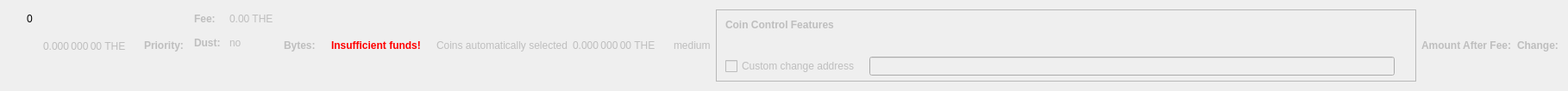
    <widget class="QWidget" name="dummyHideWidget" native="true">
     <property name="maximumSize">
      <size>
       <width>100</width>
       <height>22</height>
      </size>
     </property>
     <layout class="QHBoxLayout" name="dummyHideLayout">
      <item>
       <layout class="QFormLayout" name="formLayoutCoinControl1">
        <property name="horizontalSpacing">
         <number>10</number>
        </property>
        <property name="verticalSpacing">
         <number>14</number>
        </property>
        <property name="leftMargin">
         <number>10</number>
        </property>
        <property name="topMargin">
         <number>4</number>
        </property>
        <property name="rightMargin">
         <number>6</number>
        </property>
        <item row="0" column="1">
         <widget class="QLabel" name="labelCoinControlBytes">
          <property name="cursor">
           <cursorShape>IBeamCursor</cursorShape>
          </property>
          <property name="contextMenuPolicy">
           <enum>Qt::ActionsContextMenu</enum>
          </property>
          <property name="text">
           <string notr="true">0</string>
          </property>
          <property name="textInteractionFlags">
           <set>Qt::LinksAccessibleByMouse|Qt::TextSelectableByKeyboard|Qt::TextSelectableByMouse</set>
          </property>
         </widget>
        </item>
       </layout>
      </item>
      <item>
       <widget class="QLabel" name="labelCoinControlAfterFee">
        <property name="enabled">
         <bool>false</bool>
        </property>
        <property name="sizePolicy">
         <sizepolicy hsizetype="Fixed" vsizetype="Fixed">
          <horstretch>0</horstretch>
          <verstretch>0</verstretch>
         </sizepolicy>
        </property>
        <property name="minimumSize">
         <size>
          <width>111</width>
          <height>12</height>
         </size>
        </property>
        <property name="maximumSize">
         <size>
          <width>111</width>
          <height>12</height>
         </size>
        </property>
        <property name="cursor">
         <cursorShape>IBeamCursor</cursorShape>
        </property>
        <property name="contextMenuPolicy">
         <enum>Qt::ActionsContextMenu</enum>
        </property>
        <property name="text">
         <string notr="true">0.000 000 00 THE</string>
        </property>
        <property name="textInteractionFlags">
         <set>Qt::LinksAccessibleByMouse|Qt::TextSelectableByKeyboard|Qt::TextSelectableByMouse</set>
        </property>
       </widget>
      </item>
      <item>
       <widget class="QLabel" name="labelCoinControlPriorityText">
        <property name="enabled">
         <bool>false</bool>
        </property>
        <property name="font">
         <font>
          <weight>75</weight>
          <bold>true</bold>
         </font>
        </property>
        <property name="text">
         <string>Priority:</string>
        </property>
       </widget>
      </item>
      <item>
       <layout class="QHBoxLayout" name="horizontalLayout"/>
      </item>
      <item>
       <layout class="QFormLayout" name="formLayoutCoinControl3">
        <property name="horizontalSpacing">
         <number>10</number>
        </property>
        <property name="verticalSpacing">
         <number>14</number>
        </property>
        <property name="leftMargin">
         <number>6</number>
        </property>
        <property name="topMargin">
         <number>4</number>
        </property>
        <property name="rightMargin">
         <number>6</number>
        </property>
        <item row="0" column="0">
         <widget class="QLabel" name="labelCoinControlFeeText">
          <property name="enabled">
           <bool>false</bool>
          </property>
          <property name="font">
           <font>
            <weight>75</weight>
            <bold>true</bold>
           </font>
          </property>
          <property name="text">
           <string>Fee:</string>
          </property>
          <property name="margin">
           <number>0</number>
          </property>
         </widget>
        </item>
        <item row="0" column="1">
         <widget class="QLabel" name="labelCoinControlFee">
          <property name="enabled">
           <bool>false</bool>
          </property>
          <property name="cursor">
           <cursorShape>IBeamCursor</cursorShape>
          </property>
          <property name="contextMenuPolicy">
           <enum>Qt::ActionsContextMenu</enum>
          </property>
          <property name="text">
           <string notr="true">0.00 THE</string>
          </property>
          <property name="textInteractionFlags">
           <set>Qt::LinksAccessibleByMouse|Qt::TextSelectableByKeyboard|Qt::TextSelectableByMouse</set>
          </property>
         </widget>
        </item>
        <item row="1" column="0">
         <widget class="QLabel" name="labelCoinControlLowOutputText">
          <property name="enabled">
           <bool>false</bool>
          </property>
          <property name="font">
           <font>
            <weight>75</weight>
            <bold>true</bold>
           </font>
          </property>
          <property name="text">
           <string>Dust:</string>
          </property>
         </widget>
        </item>
        <item row="1" column="1">
         <widget class="QLabel" name="labelCoinControlLowOutput">
          <property name="enabled">
           <bool>false</bool>
          </property>
          <property name="cursor">
           <cursorShape>IBeamCursor</cursorShape>
          </property>
          <property name="contextMenuPolicy">
           <enum>Qt::ActionsContextMenu</enum>
          </property>
          <property name="text">
           <string>no</string>
          </property>
          <property name="textInteractionFlags">
           <set>Qt::LinksAccessibleByMouse|Qt::TextSelectableByKeyboard|Qt::TextSelectableByMouse</set>
          </property>
         </widget>
        </item>
       </layout>
      </item>
      <item>
       <widget class="QLabel" name="labelCoinControlBytesText">
        <property name="enabled">
         <bool>false</bool>
        </property>
        <property name="font">
         <font>
          <weight>75</weight>
          <bold>true</bold>
         </font>
        </property>
        <property name="text">
         <string>Bytes:</string>
        </property>
       </widget>
      </item>
      <item>
       <layout class="QFormLayout" name="formLayoutCoinControl2">
        <property name="horizontalSpacing">
         <number>10</number>
        </property>
        <property name="verticalSpacing">
         <number>14</number>
        </property>
        <property name="leftMargin">
         <number>6</number>
        </property>
        <property name="topMargin">
         <number>4</number>
        </property>
        <property name="rightMargin">
         <number>6</number>
        </property>
       </layout>
      </item>
      <item>
       <layout class="QHBoxLayout" name="horizontalLayoutCoinControl2">
        <property name="spacing">
         <number>8</number>
        </property>
        <property name="bottomMargin">
         <number>10</number>
        </property>
       </layout>
      </item>
      <item>
       <widget class="QLabel" name="labelCoinControlInsuffFunds">
        <property name="enabled">
         <bool>false</bool>
        </property>
        <property name="minimumSize">
         <size>
          <width>0</width>
          <height>0</height>
         </size>
        </property>
        <property name="font">
         <font>
          <weight>75</weight>
          <bold>true</bold>
         </font>
        </property>
        <property name="styleSheet">
         <string notr="true">color:red;font-weight:bold;</string>
        </property>
        <property name="text">
         <string>Insufficient funds!</string>
        </property>
        <property name="margin">
         <number>5</number>
        </property>
       </widget>
      </item>
      <item>
       <layout class="QFormLayout" name="formLayoutCoinControl4">
        <property name="horizontalSpacing">
         <number>10</number>
        </property>
        <property name="verticalSpacing">
         <number>14</number>
        </property>
        <property name="leftMargin">
         <number>6</number>
        </property>
        <property name="topMargin">
         <number>4</number>
        </property>
        <property name="rightMargin">
         <number>6</number>
        </property>
       </layout>
      </item>
      <item>
       <widget class="QLabel" name="labelCoinControlAutomaticallySelected">
        <property name="enabled">
         <bool>false</bool>
        </property>
        <property name="sizePolicy">
         <sizepolicy hsizetype="Fixed" vsizetype="Fixed">
          <horstretch>0</horstretch>
          <verstretch>0</verstretch>
         </sizepolicy>
        </property>
        <property name="minimumSize">
         <size>
          <width>0</width>
          <height>0</height>
         </size>
        </property>
        <property name="maximumSize">
         <size>
          <width>240</width>
          <height>16777215</height>
         </size>
        </property>
        <property name="text">
         <string>Coins automatically selected</string>
        </property>
        <property name="margin">
         <number>5</number>
        </property>
       </widget>
      </item>
      <item>
       <widget class="QLabel" name="labelCoinControlChange">
        <property name="enabled">
         <bool>false</bool>
        </property>
        <property name="sizePolicy">
         <sizepolicy hsizetype="Fixed" vsizetype="Fixed">
          <horstretch>0</horstretch>
          <verstretch>0</verstretch>
         </sizepolicy>
        </property>
        <property name="minimumSize">
         <size>
          <width>111</width>
          <height>0</height>
         </size>
        </property>
        <property name="maximumSize">
         <size>
          <width>111</width>
          <height>16777215</height>
         </size>
        </property>
        <property name="cursor">
         <cursorShape>IBeamCursor</cursorShape>
        </property>
        <property name="contextMenuPolicy">
         <enum>Qt::ActionsContextMenu</enum>
        </property>
        <property name="text">
         <string notr="true">0.000 000 00 THE</string>
        </property>
        <property name="textInteractionFlags">
         <set>Qt::LinksAccessibleByMouse|Qt::TextSelectableByKeyboard|Qt::TextSelectableByMouse</set>
        </property>
       </widget>
      </item>
      <item>
       <widget class="QLabel" name="labelCoinControlPriority">
        <property name="enabled">
         <bool>false</bool>
        </property>
        <property name="cursor">
         <cursorShape>IBeamCursor</cursorShape>
        </property>
        <property name="contextMenuPolicy">
         <enum>Qt::ActionsContextMenu</enum>
        </property>
        <property name="text">
         <string>medium</string>
        </property>
        <property name="textInteractionFlags">
         <set>Qt::LinksAccessibleByMouse|Qt::TextSelectableByKeyboard|Qt::TextSelectableByMouse</set>
        </property>
       </widget>
      </item>
      <item>
       <widget class="QFrame" name="frameCoinControl">
        <property name="sizePolicy">
         <sizepolicy hsizetype="Expanding" vsizetype="Expanding">
          <horstretch>0</horstretch>
          <verstretch>0</verstretch>
         </sizepolicy>
        </property>
        <property name="maximumSize">
         <size>
          <width>16777215</width>
          <height>16777215</height>
         </size>
        </property>
        <property name="frameShape">
         <enum>QFrame::StyledPanel</enum>
        </property>
        <property name="frameShadow">
         <enum>QFrame::Sunken</enum>
        </property>
        <layout class="QVBoxLayout" name="verticalLayoutCoinControl2_2">
         <property name="spacing">
          <number>0</number>
         </property>
         <property name="leftMargin">
          <number>0</number>
         </property>
         <property name="topMargin">
          <number>0</number>
         </property>
         <property name="rightMargin">
          <number>0</number>
         </property>
         <property name="bottomMargin">
          <number>6</number>
         </property>
         <item>
          <layout class="QVBoxLayout" name="verticalLayoutCoinControl" stretch="0,0,0,1">
           <property name="spacing">
            <number>0</number>
           </property>
           <property name="leftMargin">
            <number>10</number>
           </property>
           <property name="topMargin">
            <number>10</number>
           </property>
           <item>
            <layout class="QHBoxLayout" name="horizontalLayoutCoinControl1">
             <property name="bottomMargin">
              <number>15</number>
             </property>
             <item>
              <widget class="QLabel" name="labelCoinControlFeatures">
               <property name="enabled">
                <bool>false</bool>
               </property>
               <property name="sizePolicy">
                <sizepolicy hsizetype="Preferred" vsizetype="Maximum">
                 <horstretch>0</horstretch>
                 <verstretch>0</verstretch>
                </sizepolicy>
               </property>
               <property name="font">
                <font>
                 <weight>75</weight>
                 <bold>true</bold>
                </font>
               </property>
               <property name="styleSheet">
                <string notr="true">font-weight:bold;</string>
               </property>
               <property name="text">
                <string>Coin Control Features</string>
               </property>
              </widget>
             </item>
            </layout>
           </item>
           <item>
            <widget class="QWidget" name="widgetCoinControl" native="true">
             <property name="sizePolicy">
              <sizepolicy hsizetype="Preferred" vsizetype="Preferred">
               <horstretch>0</horstretch>
               <verstretch>0</verstretch>
              </sizepolicy>
             </property>
             <property name="minimumSize">
              <size>
               <width>0</width>
               <height>0</height>
              </size>
             </property>
             <property name="styleSheet">
              <string notr="true"/>
             </property>
             <layout class="QHBoxLayout" name="horizontalLayoutCoinControl5_2">
              <property name="leftMargin">
               <number>0</number>
              </property>
              <property name="topMargin">
               <number>0</number>
              </property>
              <property name="rightMargin">
               <number>0</number>
              </property>
              <property name="bottomMargin">
               <number>0</number>
              </property>
              <item>
               <layout class="QHBoxLayout" name="horizontalLayoutCoinControl3">
                <property name="spacing">
                 <number>20</number>
                </property>
                <property name="topMargin">
                 <number>0</number>
                </property>
                <property name="bottomMargin">
                 <number>10</number>
                </property>
               </layout>
              </item>
             </layout>
            </widget>
           </item>
           <item>
            <layout class="QHBoxLayout" name="horizontalLayoutCoinControl4" stretch="0,0,0">
             <property name="spacing">
              <number>12</number>
             </property>
             <property name="sizeConstraint">
              <enum>QLayout::SetDefaultConstraint</enum>
             </property>
             <property name="topMargin">
              <number>5</number>
             </property>
             <property name="rightMargin">
              <number>5</number>
             </property>
             <item>
              <widget class="QCheckBox" name="checkBoxCoinControlChange">
               <property name="enabled">
                <bool>false</bool>
               </property>
               <property name="toolTip">
                <string>If this is activated, but the change address is empty or invalid, change will be sent to a newly generated address.</string>
               </property>
               <property name="text">
                <string>Custom change address</string>
               </property>
              </widget>
             </item>
             <item>
              <widget class="QValidatedLineEdit" name="lineEditCoinControlChange">
               <property name="enabled">
                <bool>false</bool>
               </property>
               <property name="sizePolicy">
                <sizepolicy hsizetype="Expanding" vsizetype="Fixed">
                 <horstretch>0</horstretch>
                 <verstretch>0</verstretch>
                </sizepolicy>
               </property>
              </widget>
             </item>
             <item>
              <widget class="QLabel" name="labelCoinControlChangeLabel_2">
               <property name="sizePolicy">
                <sizepolicy hsizetype="Preferred" vsizetype="Expanding">
                 <horstretch>0</horstretch>
                 <verstretch>0</verstretch>
                </sizepolicy>
               </property>
               <property name="minimumSize">
                <size>
                 <width>0</width>
                 <height>0</height>
                </size>
               </property>
               <property name="text">
                <string/>
               </property>
               <property name="margin">
                <number>3</number>
               </property>
              </widget>
             </item>
            </layout>
           </item>
           <item>
            <spacer name="verticalSpacerCoinControl">
             <property name="orientation">
              <enum>Qt::Vertical</enum>
             </property>
             <property name="sizeHint" stdset="0">
              <size>
               <width>800</width>
               <height>1</height>
              </size>
             </property>
            </spacer>
           </item>
          </layout>
         </item>
        </layout>
       </widget>
      </item>
      <item>
       <widget class="QLabel" name="labelCoinControlAfterFeeText">
        <property name="enabled">
         <bool>false</bool>
        </property>
        <property name="minimumSize">
         <size>
          <width>0</width>
          <height>0</height>
         </size>
        </property>
        <property name="maximumSize">
         <size>
          <width>16777215</width>
          <height>16777215</height>
         </size>
        </property>
        <property name="font">
         <font>
          <weight>75</weight>
          <bold>true</bold>
         </font>
        </property>
        <property name="text">
         <string>Amount After Fee:</string>
        </property>
        <property name="alignment">
         <set>Qt::AlignLeading|Qt::AlignLeft|Qt::AlignVCenter</set>
        </property>
        <property name="margin">
         <number>0</number>
        </property>
       </widget>
      </item>
      <item>
       <widget class="QLabel" name="labelCoinControlChangeText">
        <property name="enabled">
         <bool>false</bool>
        </property>
        <property name="sizePolicy">
         <sizepolicy hsizetype="Preferred" vsizetype="Preferred">
          <horstretch>0</horstretch>
          <verstretch>0</verstretch>
         </sizepolicy>
        </property>
        <property name="minimumSize">
         <size>
          <width>0</width>
          <height>0</height>
         </size>
        </property>
        <property name="maximumSize">
         <size>
          <width>16777215</width>
          <height>16777215</height>
         </size>
        </property>
        <property name="font">
         <font>
          <weight>75</weight>
          <bold>true</bold>
         </font>
        </property>
        <property name="text">
         <string>Change:</string>
        </property>
        <property name="alignment">
         <set>Qt::AlignLeading|Qt::AlignLeft|Qt::AlignVCenter</set>
        </property>
       </widget>
      </item>
     </layout>
    </widget>
